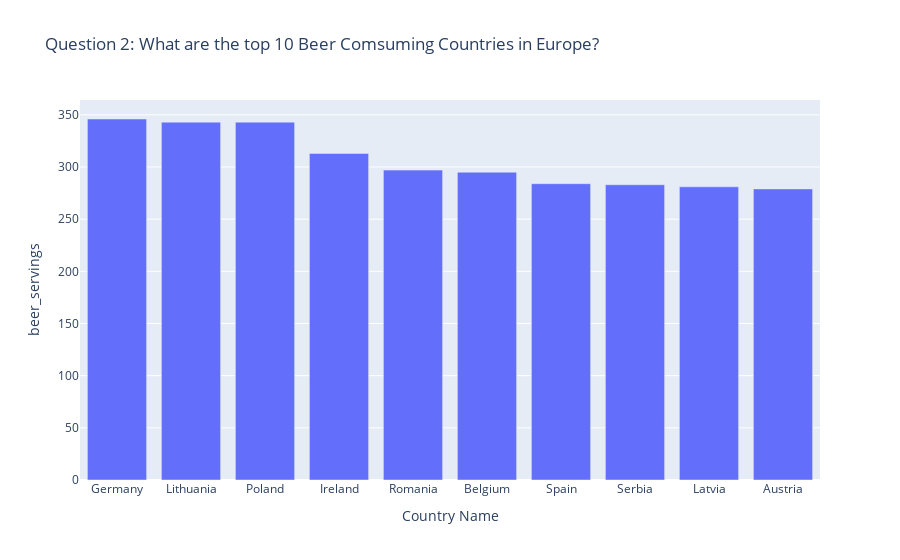

The code cell stored with this chart in its notebook:
### Code cell
fig = px.bar(df_top10_countries, 
             x='Country Name',             
             y='beer_servings',
            title='Question 2: What are the top 10 Beer Comsuming Countries in Europe?')

fig.show()

### Figure 1 — Plotly figure (JSON) as saved in the notebook; plotly's stock layout.template omitted (floating-point values rounded to 4 significant figures)
{"data": [{"alignmentgroup": "True", "hovertemplate": "Country Name=%{x}<br>beer_servings=%{y}<extra></extra>", "legendgroup": "", "marker": {"color": "#636efa"}, "name": "", "offsetgroup": "", "orientation": "v", "showlegend": false, "textposition": "auto", "type": "bar", "x": ["Germany", "Lithuania", "Poland", "Ireland", "Romania", "Belgium", "Spain", "Serbia", "Latvia", "Austria"], "xaxis": "x", "y": [346, 343, 343, 313, 297, 295, 284, 283, 281, 279], "yaxis": "y"}], "layout": {"barmode": "relative", "legend": {"tracegroupgap": 0}, "title": {"text": "Question 2: What are the top 10 Beer Comsuming Countries in Europe?"}, "xaxis": {"anchor": "y", "domain": [0, 1], "title": {"text": "Country Name"}}, "yaxis": {"anchor": "x", "domain": [0, 1], "title": {"text": "beer_servings"}}}}
